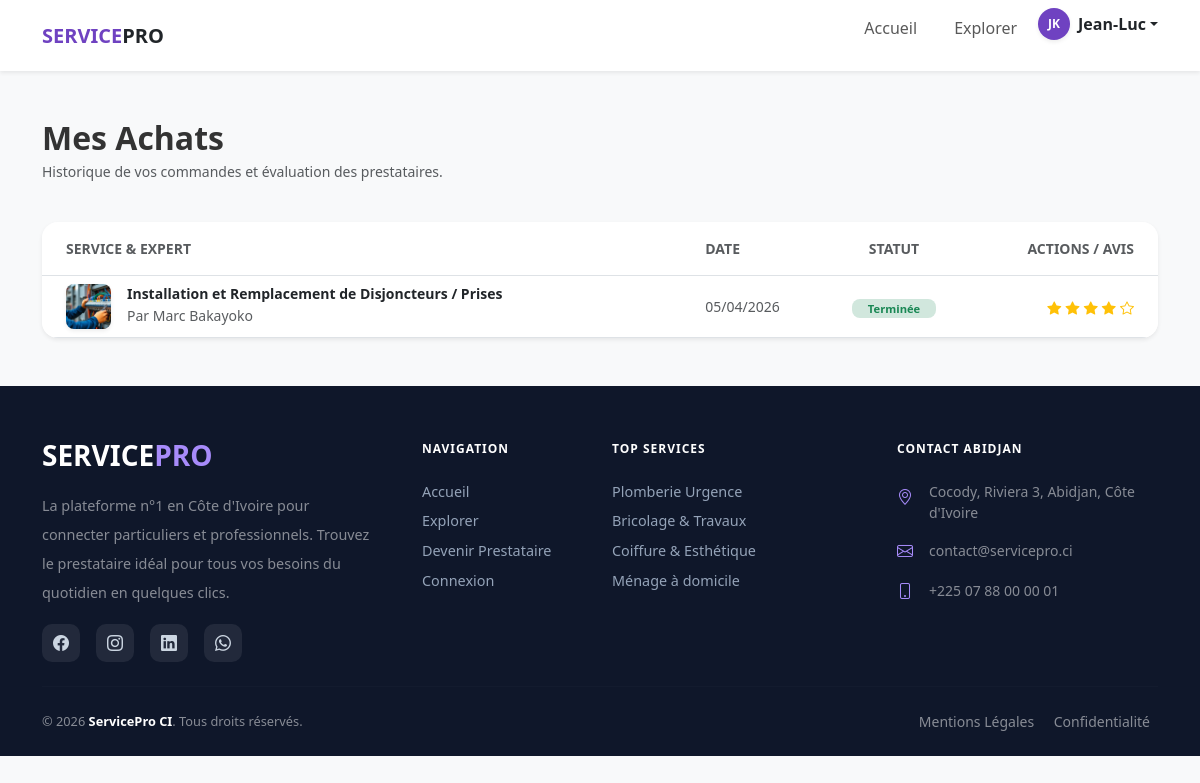
/mes_commandes.php (signed in), run on the app's committed database.
### tables this page shows
CREATE TABLE `Commande` (
  `id_commande` int NOT NULL,
  `date_commande` datetime DEFAULT CURRENT_TIMESTAMP,
  `montant_total` decimal(10,2) NOT NULL,
  `statut` varchar(50) DEFAULT 'En attente',
  `id_utilisateur` int NOT NULL,
  `id_quartier` int NOT NULL
);

CREATE TABLE `Prestation` (
  `id_prestation` int NOT NULL,
  `titre_prestation` varchar(200) NOT NULL,
  `description_prestation` text,
  `prix_prestation` decimal(10,2) NOT NULL,
  `image_prestation` varchar(255) DEFAULT NULL,
  `datecrea_prestation` datetime DEFAULT CURRENT_TIMESTAMP,
  `id_service` int NOT NULL,
  `id_utilisateur` int NOT NULL,
  `statut_prestation` varchar(20) DEFAULT 'en_attente'
);

CREATE TABLE `Utilisateur` (
  `id_utilisateur` int NOT NULL,
  `nom_utilisateur` varchar(100) NOT NULL,
  `prenom_utilisateur` varchar(150) NOT NULL,
  `email_utilisateur` varchar(150) NOT NULL,
  `password_utilisateur` varchar(255) NOT NULL,
  `tel_utilisateur` varchar(20) DEFAULT NULL,
  `est_client` tinyint(1) DEFAULT '1',
  `est_prestataire` tinyint(1) DEFAULT '0',
  `est_admin` tinyint(1) DEFAULT '0',
  `is_validated` tinyint(1) DEFAULT '0',
  `date_inscription` datetime DEFAULT CURRENT_TIMESTAMP,
  `id_quartier` int DEFAULT NULL
);

CREATE TABLE `Cibler` (
  `id_commande` int NOT NULL,
  `id_prestation` int NOT NULL,
  `prix_unitaire` decimal(10,2) NOT NULL,
  `quantite` int DEFAULT '1',
  `note_evaluation` int DEFAULT NULL,
  `commentaire_evaluation` text
);

### mes_commandes.php (the view, shortened to what this page needs)
<?php
require_once("includes/db.php");
$user_id = $_SESSION['user_id'];
$achats_sql = "SELECT c.*, p.titre_prestation, p.image_prestation, up.nom_utilisateur as nom_presta, up.prenom_utilisateur as prenom_presta,
               ci.note_evaluation, ci.commentaire_evaluation
               FROM Commande c
               JOIN Cibler ci ON c.id_commande = ci.id_commande
               JOIN Prestation p ON ci.id_prestation = p.id_prestation
               JOIN Utilisateur up ON p.id_utilisateur = up.id_utilisateur
               WHERE c.id_utilisateur = ?
               ORDER BY c.date_commande DESC";
$a_stmt = $conn->prepare($achats_sql);
$a_stmt->execute([$user_id]);
$mes_achats = $a_stmt->fetchAll(PDO::FETCH_ASSOC);
?>
<!DOCTYPE html>
<html lang="fr">
<head>
    <link href="https://cdn.jsdelivr.net/npm/bootstrap@5.3.0/dist/css/bootstrap.min.css" rel="stylesheet">
    <link rel="stylesheet" href="https://cdn.jsdelivr.net/npm/bootstrap-icons@1.11.0/font/bootstrap-icons.css">
    <link rel="stylesheet" href="assets/css/style.css">
</head>
<body class="bg-light">
    <?php include("includes/barre_navigation.php"); ?>
    <div class="container py-5">
        <div class="row">
            <div class="col-12">
                <div class="d-flex justify-content-between align-items-center mb-4">
                    <div>
                        <h2 class="fw-bold mb-1">Mes Achats</h2>
                        <p class="text-muted small">Historique de vos commandes et évaluation des prestataires.</p>
                    </div>
                </div>
                <?php if(count($mes_achats) > 0): ?>
                    <div class="card border-0 shadow-sm rounded-4 overflow-hidden">
                        <div class="table-responsive">
                            <table class="table align-middle mb-0 table-hover">
                                <thead class="bg-white border-bottom text-uppercase small opacity-75 fw-bold">
                                    <tr>
                                        <th class="ps-4 py-3">Service & Expert</th>
                                        <th class="py-3">Date</th>
                                        <th class="py-3 text-center">Statut</th>
                                        <th class="py-3 text-end pe-4">Actions / Avis</th>
                                    </tr>
                                </thead>
                                <tbody>
                                    <?php foreach($mes_achats as $cmd): ?>
                                    <tr>
                                        <td class="ps-4">
                                            <div class="d-flex align-items-center">
                                                <img src="<?php echo $cmd['image_prestation'] ?? 'assets/img/default.jpg'; ?>"
                                                     class="rounded-3 shadow-sm me-3" style="width: 45px; height: 45px; object-fit: cover;">
                                                <div>
                                                    <h6 class="mb-0 fw-bold small"><?php echo $cmd['titre_prestation']; ?></h6>
                                                    <small class="text-muted small">Par <?php echo $cmd['prenom_presta'] . ' ' . $cmd['nom_presta']; ?></small>
                                                </div>
                                            </div>
                                        </td>
                                        <td class="small opacity-75"><?php echo date('d/m/Y', strtotime($cmd['date_commande'])); ?></td>
                                        <td class="text-center">
                                            <?php
                                            $cl = "bg-warning-subtle text-warning";
                                            if($cmd['statut'] == 'Terminée') $cl = "bg-success-subtle text-success";
                                            ?>
                                            <span class="badge <?php echo $cl; ?> rounded-pill px-3 fw-bold" style="font-size: 0.7rem;"><?php echo $cmd['statut']; ?></span>
                                        </td>
                                        <td class="pe-4 text-end">
                                            <?php if($cmd['statut'] == 'Terminée'): ?>
                                                <?php if($cmd['note_evaluation']): ?>
                                                    <div class="text-warning">
                                                        <?php for($i=1; $i<=5; $i++): ?>
                                                            <i class="bi bi-star<?php echo ($i <= $cmd['note_evaluation']) ? '-fill' : ''; ?> small"></i>
                                                        <?php endfor; ?>
                                                    </div>
                                                <?php endif; ?>
                                            <?php elseif($cmd['statut'] == 'En attente'): ?>
                                                <a href="?annuler_commande=<?php echo $cmd['id_commande']; ?>"
                                                   class="text-danger small fw-bold text-decoration-none"
                                                   onclick="return confirm('Annuler votre commande ?')">ANNULER</a>
                                            <?php else: ?>
                                                <span class="text-muted small">-</span>
                                            <?php endif; ?>
                                        </td>
                                    </tr>
                                    <?php endforeach; ?>
                                </tbody>
                            </table>
                        </div>
                    </div>
                <?php endif; ?>
            </div>
        </div>
    </div>
    <?php include("includes/pied_de_page.php");?>
</body>
</html>

### assets/css/style.css (style rules this page uses)
:root { --primary-color: #6f42c1; --secondary-color: #f8f9fa; }
html { overflow-x: hidden; }
body { font-family: 'Segoe UI', Tahoma, Geneva, Verdana, sans-serif; color: #333; width: 100%; margin: 0; padding: 0; }
* { box-sizing: border-box; }
img, video, iframe { max-width: 100%; }
.rounded-pill, .rounded-md-pill { border-radius: 8px !important; }

### data on the page
commande: prestation.image_prestation (picture), prestation.titre_prestation "Installation et Remplacement de Disjoncteurs / Prises", utilisateur.prenom_utilisateur "Marc", utilisateur.nom_utilisateur "Bakayoko", date_commande "05/04/2026", statut "Terminée"

### other printed values
$_SESSION['user_prenom'] "Jean-Luc"
